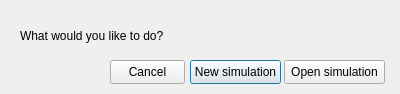
<?xml version="1.0" encoding="UTF-8"?>
<ui version="4.0">
 <class>Dialog</class>
 <widget class="QDialog" name="Dialog">
  <property name="geometry">
   <rect>
    <x>0</x>
    <y>0</y>
    <width>400</width>
    <height>94</height>
   </rect>
  </property>
  <property name="windowTitle">
   <string>Start</string>
  </property>
  <widget class="QLabel" name="labelStartDialog">
   <property name="geometry">
    <rect>
     <x>20</x>
     <y>20</y>
     <width>361</width>
     <height>31</height>
    </rect>
   </property>
   <property name="text">
    <string>What would you like to do?</string>
   </property>
  </widget>
  <widget class="QPushButton" name="newButton">
   <property name="geometry">
    <rect>
     <x>190</x>
     <y>60</y>
     <width>91</width>
     <height>24</height>
    </rect>
   </property>
   <property name="text">
    <string>New simulation</string>
   </property>
  </widget>
  <widget class="QPushButton" name="openButton">
   <property name="geometry">
    <rect>
     <x>284</x>
     <y>60</y>
     <width>101</width>
     <height>24</height>
    </rect>
   </property>
   <property name="text">
    <string>Open simulation</string>
   </property>
  </widget>
  <widget class="QPushButton" name="cancelButton">
   <property name="geometry">
    <rect>
     <x>110</x>
     <y>60</y>
     <width>75</width>
     <height>24</height>
    </rect>
   </property>
   <property name="text">
    <string>Cancel</string>
   </property>
  </widget>
 </widget>
 <resources/>
 <connections>
  <connection>
   <sender>cancelButton</sender>
   <signal>clicked()</signal>
   <receiver>Dialog</receiver>
   <slot>reject()</slot>
   <hints>
    <hint type="sourcelabel">
     <x>147</x>
     <y>71</y>
    </hint>
    <hint type="destinationlabel">
     <x>199</x>
     <y>46</y>
    </hint>
   </hints>
  </connection>
  <connection>
   <sender>newButton</sender>
   <signal>clicked()</signal>
   <receiver>Dialog</receiver>
   <slot>accept()</slot>
   <hints>
    <hint type="sourcelabel">
     <x>235</x>
     <y>71</y>
    </hint>
    <hint type="destinationlabel">
     <x>199</x>
     <y>46</y>
    </hint>
   </hints>
  </connection>
  <connection>
   <sender>openButton</sender>
   <signal>clicked()</signal>
   <receiver>Dialog</receiver>
   <slot>accept()</slot>
   <hints>
    <hint type="sourcelabel">
     <x>334</x>
     <y>71</y>
    </hint>
    <hint type="destinationlabel">
     <x>199</x>
     <y>46</y>
    </hint>
   </hints>
  </connection>
 </connections>
</ui>
